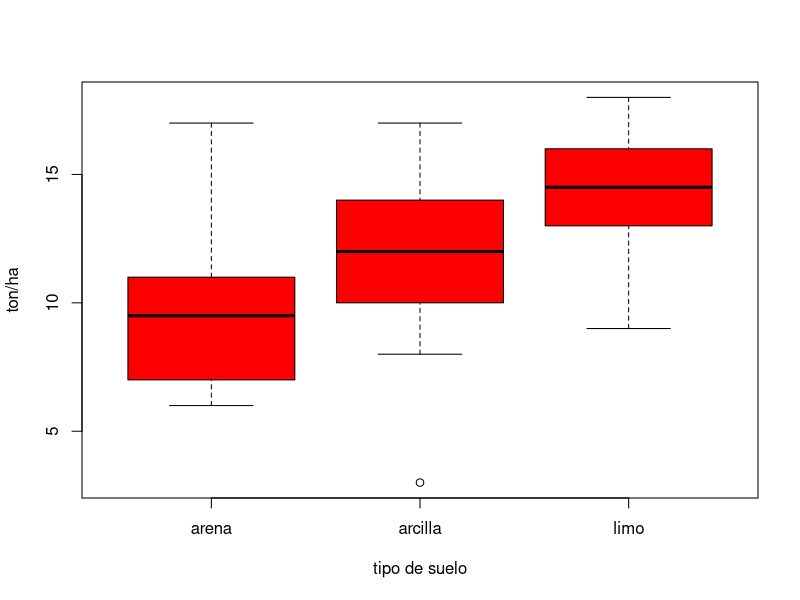
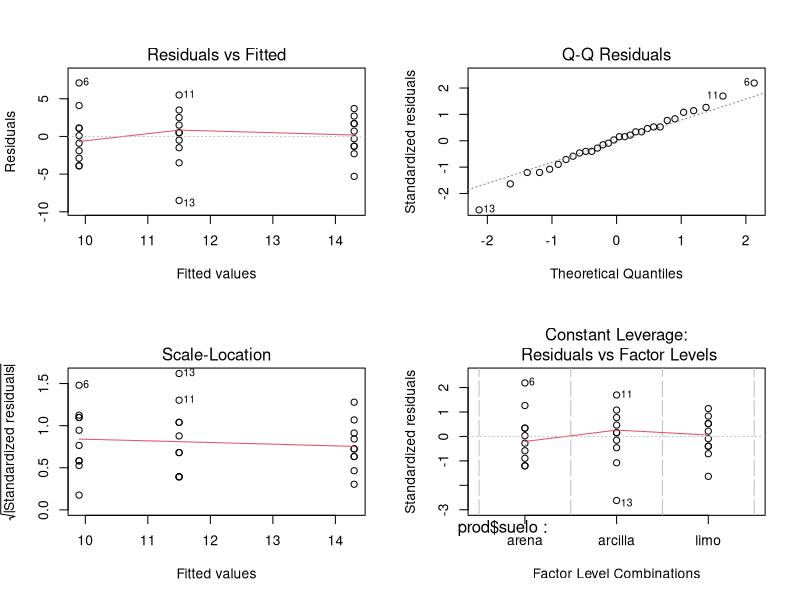
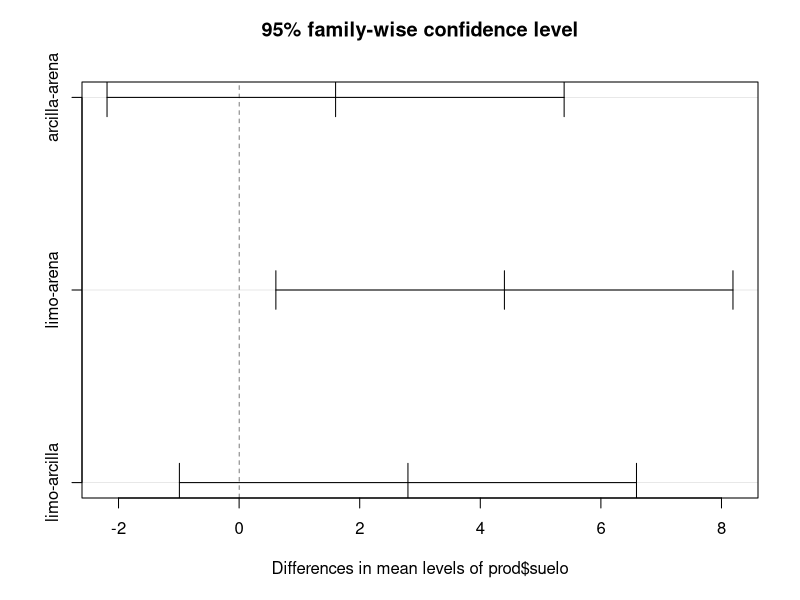

Generate these figures, in order, with R:
# Martin Lopez Ortiz
# 09/08/19
# Clase 6


arena <- c(6, 10, 8, 6, 14, 17, 9, 11, 7, 11)
arcilla <- c(17, 15, 3, 11, 14, 12, 12, 8, 10, 13)
limo <- c(13, 16, 9, 12, 15, 16, 17, 13, 18, 14)


y.ton <- c(arena, arcilla, limo)

suelo <-gl(3, 10, 30, labels=c("arena", "arcilla", "limo"))
prod <- data.frame(suelo, y.ton)
head(prod)


tapply(prod$y.ton, prod$suelo, mean)
tapply(prod$y.ton, prod$suelo, var)



# pruebas de varianza -----------------------------------------------------


shapiro.test(prod$y.ton)
# los ddatos provienen de una distribucion normal

bartlett.test(prod$y.ton, prod$suelo)

# para determinar la homeginedad de varaianzas


# visualizacion de los datos  ---------------------------------------------

boxplot(prod$y.ton ~ prod$suelo, xlab = "tipo de suelo", ylab = "ton/ha", col="red")

aov.suelo <- aov(prod$y.ton ~ prod$suelo)
aov.suelo
summary(aov.suelo)


par(mfrow=c(2,2))
plot(aov(prod$y.ton ~ prod$suelo))
par(mfrow=c(1,1))


TukeyHSD(aov.suelo, conf.level = 0.95)

plot(TukeyHSD(aov.suelo))
summary.lm(aov.suelo)

# el analisis de varianza es significativo

# H° que la produccion en toneladas de ceral es el mismo
# en los tres tipos de suelo.

# H1 que al menos uno de los tratamientos es diferente 

